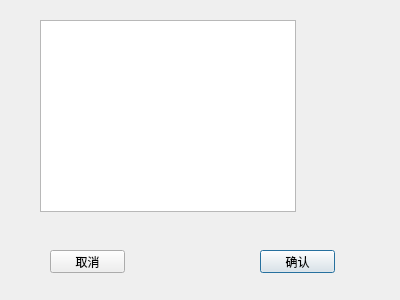
<?xml version="1.0" encoding="UTF-8"?>
<ui version="4.0">
 <class>PropertySetDialog</class>
 <widget class="QDialog" name="PropertySetDialog">
  <property name="geometry">
   <rect>
    <x>0</x>
    <y>0</y>
    <width>400</width>
    <height>300</height>
   </rect>
  </property>
  <property name="windowTitle">
   <string>Dialog</string>
  </property>
  <widget class="QListView" name="listView">
   <property name="geometry">
    <rect>
     <x>40</x>
     <y>20</y>
     <width>256</width>
     <height>192</height>
    </rect>
   </property>
  </widget>
  <widget class="QPushButton" name="ok">
   <property name="geometry">
    <rect>
     <x>260</x>
     <y>250</y>
     <width>75</width>
     <height>23</height>
    </rect>
   </property>
   <property name="text">
    <string>确认</string>
   </property>
  </widget>
  <widget class="QPushButton" name="pushButton_2">
   <property name="geometry">
    <rect>
     <x>50</x>
     <y>250</y>
     <width>75</width>
     <height>23</height>
    </rect>
   </property>
   <property name="text">
    <string>取消</string>
   </property>
  </widget>
 </widget>
 <resources/>
 <connections/>
</ui>
